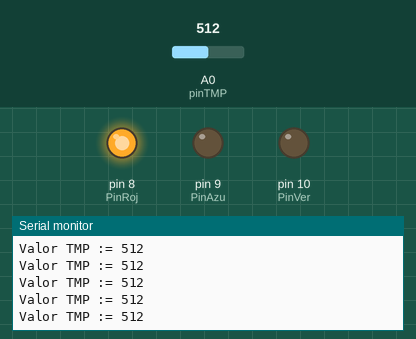
Recording of a sketch running on a simulated Arduino Uno, built with avr-gcc and run on an emulated ATmega328P. Parts: output pins drawn as LEDs (lit = HIGH), the last lines printed to the serial monitor. The inputs (shaded band) are chosen by the test bench; at power-on: A0 (pinTMP) = 512.

Above: at 1.2 s.
1.3 s: A0 (pinTMP) set to 11
At 1.9 s:
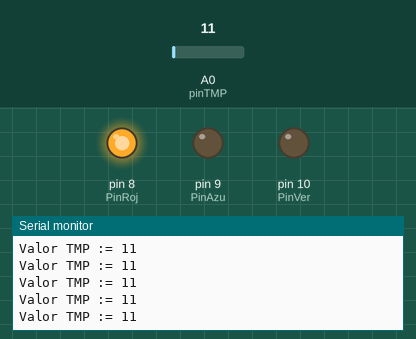
2.8 s: A0 (pinTMP) set to 8
At 3.9 s:
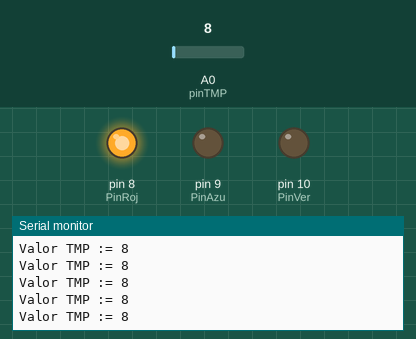
Timing chart, 0 to 5.8 s (numbered marks = the images above; inputs shaded):
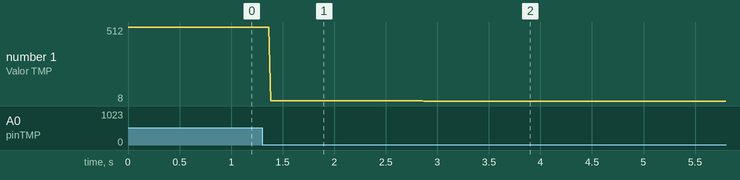

Measured:
- after the input at 1.3 s, the serial monitor: prints a new line after 0.09 s (image 1)
- after the input at 2.8 s, the serial monitor: prints a new line after 0.07 s (image 2)
- plotted number 1: 512 → 11 after the input at 1.3 s, 11 → 8 after the input at 2.8 s

The sketch:

projeto_sensortemperatura1.ino
```cpp
// C++ code
//

int PinRoj = 8;
int PinAzu = 9;
int PinVer = 10;
int pinTMP = 0;

int valorTMP = 0;

void setup ()
{
   pinMode(PinRoj, OUTPUT);
   pinMode(PinAzu, OUTPUT);
   pinMode(PinVer, OUTPUT);


   Serial.begin(9600);

   digitalWrite(PinRoj, HIGH);
   digitalWrite(PinAzu, LOW);
   digitalWrite(PinVer, LOW);
}

void loop()
{

   valorTMP= analogRead(pinTMP);

   Serial.print("Valor TMP := ");
   Serial.println(valorTMP);

   if(valorTMP <=125)
   {
     digitalWrite(PinRoj, HIGH);
     digitalWrite(PinAzu, LOW);
     digitalWrite(PinVer, LOW);
   }

   if(valorTMP >125 and valorTMP <= 160)
   {
     digitalWrite(PinRoj, HIGH);
     digitalWrite(PinAzu, LOW);
     digitalWrite(PinVer, LOW);
   }

   if(valorTMP > 160)
   {
     digitalWrite(PinRoj, HIGH);
     digitalWrite(PinAzu, LOW);
     digitalWrite(PinVer, LOW);
   }
}
```
